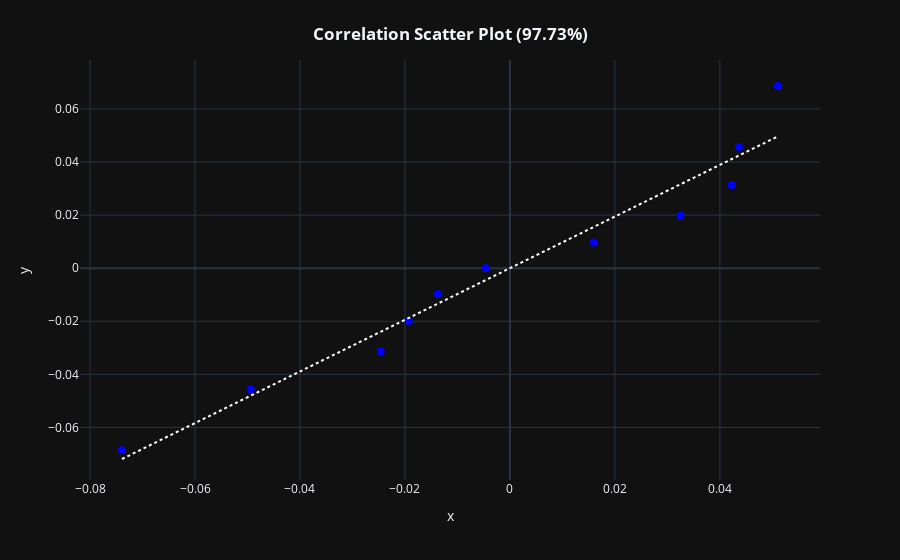

The code cell stored with this chart in its notebook:
### Code cell
models[i]['qqplot']

### Figure 1 — Plotly figure (JSON) as saved in the notebook; plotly's stock layout.template omitted (floating-point values rounded to 4 significant figures)
{"data": [{"hovertemplate": "x: %{x}<br>y: %{y}", "legendgroup": "", "line": {"dash": "dot"}, "marker": {"color": "blue", "coloraxis": "coloraxis", "size": 8, "symbol": "circle"}, "mode": "markers", "name": "", "orientation": "v", "showlegend": false, "type": "scatter", "x": [-0.07391, -0.04939, -0.02462, -0.01929, -0.01371, -0.004547, 0.01599, 0.03249, 0.04228, 0.04363, 0.05107], "xaxis": "x", "y": [-0.06863, -0.04568, -0.03135, -0.01988, -0.009678, 0, 0.009678, 0.01988, 0.03135, 0.04568, 0.06863], "yaxis": "y"}, {"hovertemplate": "x: %{x}<br>y: %{y}", "legendgroup": "", "line": {"color": "white", "dash": "dot"}, "marker": {"color": "blue", "size": 8, "symbol": "circle"}, "mode": "lines", "name": "", "showlegend": false, "type": "scatter", "x": [-0.07391, -0.04939, -0.02462, -0.01929, -0.01371, -0.004547, 0.01599, 0.03249, 0.04228, 0.04363, 0.05107], "xaxis": "x", "y": [-0.07188, -0.04803, -0.02394, -0.01876, -0.01333, -0.004423, 0.01555, 0.0316, 0.04112, 0.04243, 0.04967], "yaxis": "y"}], "layout": {"coloraxis": {"colorbar": {"title": {"text": "y"}}, "colorscale": [[0, "#0d0887"], [0.1111, "#46039f"], [0.2222, "#7201a8"], [0.3333, "#9c179e"], [0.4444, "#bd3786"], [0.5556, "#d8576b"], [0.6667, "#ed7953"], [0.7778, "#fb9f3a"], [0.8889, "#fdca26"], [1, "#f0f921"]]}, "legend": {"tracegroupgap": 0}, "margin": {"t": 60}, "title": {"text": "<b>Correlation Scatter Plot (97.73%)</b>", "x": 0.5, "xanchor": "center", "y": 0.95, "yanchor": "top"}, "xaxis": {"anchor": "y", "domain": [0, 1], "title": {"text": "x"}}, "yaxis": {"anchor": "x", "domain": [0, 1], "title": {"text": "y"}}}}
